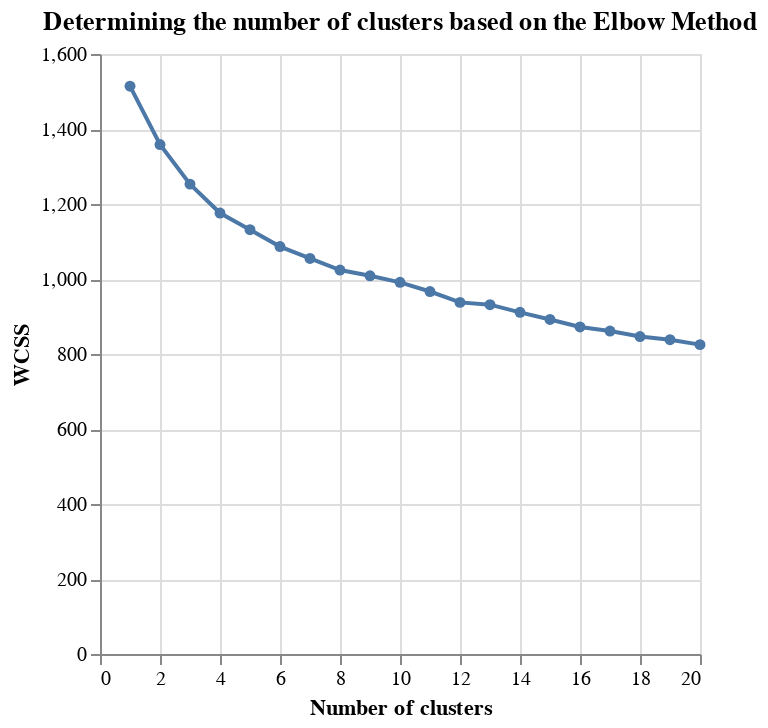

Notebook source saved alongside this figure:
### Code cell
make_elbow_chart(dimred, n_max)

### Figure 1 — Vega-Lite specification as saved in the notebook (floating-point values rounded to 4 significant figures)
{"config": {"view": {"continuousWidth": 300, "continuousHeight": 300}}, "data": {"name": "data-d2c48ec971b61264fba26dc1b4ace8e6"}, "mark": {"type": "line", "point": true}, "encoding": {"tooltip": [{"field": "Number of clusters", "type": "quantitative"}, {"field": "WCSS", "type": "quantitative"}], "x": {"field": "Number of clusters", "type": "quantitative"}, "y": {"field": "WCSS", "type": "quantitative"}}, "title": "Determining the number of clusters based on the Elbow Method", "$schema": "https://vega.github.io/schema/vega-lite/v5.14.1.json", "datasets": {"data-d2c48ec971b61264fba26dc1b4ace8e6": [{"Number of clusters": 1, "WCSS": 1514.0}, {"Number of clusters": 2, "WCSS": 1359.0}, {"Number of clusters": 3, "WCSS": 1253.0}, {"Number of clusters": 4, "WCSS": 1176.0}, {"Number of clusters": 5, "WCSS": 1132.0}, {"Number of clusters": 6, "WCSS": 1086.0}, {"Number of clusters": 7, "WCSS": 1055.0}, {"Number of clusters": 8, "WCSS": 1024.0}, {"Number of clusters": 9, "WCSS": 1009.0}, {"Number of clusters": 10, "WCSS": 991.1}, {"Number of clusters": 11, "WCSS": 966.6}, {"Number of clusters": 12, "WCSS": 937.7}, {"Number of clusters": 13, "WCSS": 931.6}, {"Number of clusters": 14, "WCSS": 911.2}, {"Number of clusters": 15, "WCSS": 892.2}, {"Number of clusters": 16, "WCSS": 872.1}, {"Number of clusters": 17, "WCSS": 861.2}, {"Number of clusters": 18, "WCSS": 846.6}, {"Number of clusters": 19, "WCSS": 838.2}, {"Number of clusters": 20, "WCSS": 825.0}]}}
